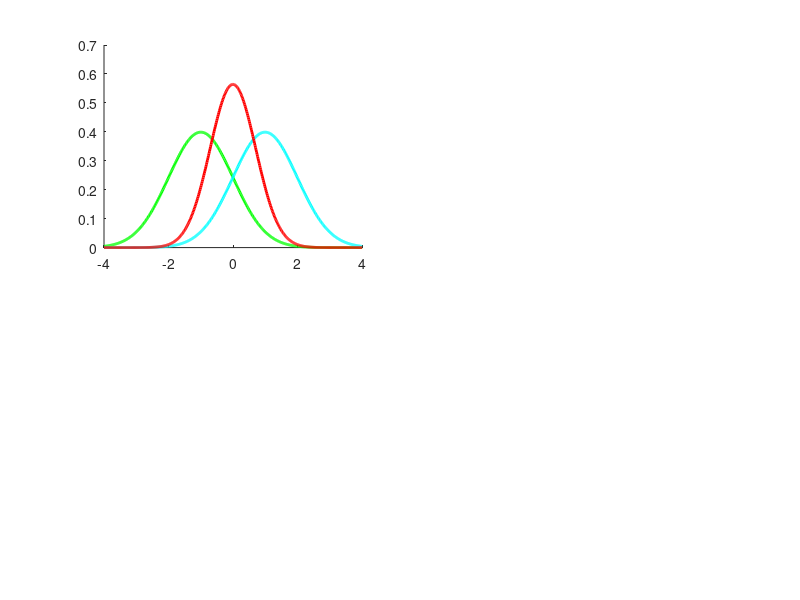

Recreate this plot in MATLAB. (Note: this script raises an error after producing the figure.)
% Code corresponding to Section 4.1 - "Uncertainties in posterior distributions" 
% in the Supplementary Document of the paper "Taming Uncertainty in a Complex 
% World: The Rise of Uncertainty Quantification — A Tutorial for Beginners".
%
% Authors: Nan Chen, Stephen Wiggins, Marios Andreou.
%
% Code: Illustration of Bayes' formula, as a basis for data assimilation, in the
% case of a one dimensional state variable and a single or multiple 
% observation(s)/measurement(s) (MATLAB code).
%
% Info: The Bayesian update as a basis for data assimilation is showcased, where 
% observations are utilized to update our prior beliefs and obtain the optimal 
% posterior distribution. Here we assume the simplified case of both a Gaussian 
% prior as well as likelihood. We also showcase the asymptotic behavior of the 
% posterior statistics, as well as the relative entropy between the prior and 
% posterior Gaussian distributions (posterior distribution is also Gaussian due 
% to the conjugacy), when they are treated as functions of the number of 
% observations. Specifically, the logarithmic growth of the dispersion part of 
% the relative entropy is displayed, which signifies the diminishing returns 
% that stem from unboundedly increasing the number of observations.
%
% MATLAB Toolbox and M-file Requirements:
% 
% Code used to obtain the required m-file scripts and MATLAB toolboxes:
% [fList, pList] = matlab.codetools.requiredFilesAndProducts('Bayes_Formula.m');
%
% M-file Scripts:
%   * Bayes_Formula.m
%
% Toolboxes:
%   * Statistics and Machine Learning Toolbox

%%%%%%%%%%%%%%%%%%%%%%%%%%%%%%%%%%%%%%%%%%%%%%%%%%%%%%%%%%%%%%%%%%%%%%%%%%%%%%%%
%%%%%%%%%%%%%%%%%%%%%%%%%%%%%%%%%%%%%%%%%%%%%%%%%%%%%%%%%%%%%%%%%%%%%%%%%%%%%%%%

%%%%%%%%%%%%%%%%%%%%%%%%%%%%%%%%%%%%%%%%%%%%%%%%%%%%%%%%%%%%%%%%%%%%%%%%%%%%%%%%
%%%%%%%%%%%%%%%%%%%%%%%%%%%% A Single Observation %%%%%%%%%%%%%%%%%%%%%%%%%%%%%%
%%%%%%%%%%%%%%%%%%%%%%%%%%%%%%%%%%%%%%%%%%%%%%%%%%%%%%%%%%%%%%%%%%%%%%%%%%%%%%%%

u = linspace(-4, 4, 500); % Domain of the random state variable
rng(42) % Setting the seed number for consistent and reproducible results

truth = 1; % Truth (true state/value of u)

% Observational noise and noisy observation/measurement.
ro = 1; % Observational noise, namely the variance
g = 1; % Observational operator
v = g * truth + sqrt(ro) * randn; % Observation/measurement

% Prior.
mu_f = -1; % Prior mean
R_f = 1; % Prior variance
p_prior = normpdf(u, mu_f, sqrt(R_f)); % Prior normal distribution

% Likelihood.
p_likelihood = normpdf(u, v, sqrt(ro)); % Normal likelihood

% Kalman gain.
K = R_f * g' * (g * R_f * g' + ro)^(-1);

% Posterior.
mu_a = mu_f + K * (v - g * mu_f); % Posterior mean
R_a = (1 - K * g) * R_f; % Posterior variance
p_posterior = normpdf(u, mu_a, sqrt(R_a)); % Posterior normal distribution

% Plotting the distributions for a single observation.
fig = figure();
subplot(2, 2, 1)
hold on
plot(u, p_prior, 'g', 'LineWidth', 2)
plot(u, p_likelihood, 'c', 'LineWidth', 2)
plot(u, p_posterior, 'r', 'LineWidth', 2)
xline(truth, 'k--', 'LineWidth', 2)
box on
set(gca, 'FontSize', 12);
legend('Prior Distribution', 'Likelihood', 'Posterior Distribution', 'True Value', 'FontSize', 14, 'Location', 'Northwest')
title('(a) Distributions; Single Observation', 'FontSize', 18)
xlabel('u (State Variable)')
ylabel('Probability Density')
xlim([min(u), max(u)])
ylim([0, 2*max([max(p_prior), max(p_likelihood), max(p_posterior)])])

%%%%%%%%%%%%%%%%%%%%%%%%%%%%%%%%%%%%%%%%%%%%%%%%%%%%%%%%%%%%%%%%%%%%%%%%%%%%%%%%
%%%%%%%%%%%%%%%%%%%%%%%%%%%% Multiple Observations %%%%%%%%%%%%%%%%%%%%%%%%%%%%%
%%%%%%%%%%%%%%%%%%%%%%%%%%%%%%%%%%%%%%%%%%%%%%%%%%%%%%%%%%%%%%%%%%%%%%%%%%%%%%%%

% Observational noise and noisy observations/measurements.
L = 10; % Number of observations
ro = 1 * eye(L); % Observational noise, namely the covariance matrix
g = 1 * ones(L, 1); % Observational operator
v = g * truth + sqrtm(ro) * randn(L, 1); % Observations/measurements

% Prior.
mu_f = -1; % Prior mean
R_f = 1; % Prior variance
p_prior = normpdf(u, mu_f, sqrt(R_f)); % Prior normal distribution

% Kalman gain.
K = R_f * g' * (g * R_f * g' + ro)^(-1);

% Posterior.
mu_a = mu_f + K * (v - g * mu_f); % Posterior mean
R_a = (1 - K * g) * R_f; % Posterior variance
p_posterior = normpdf(u, mu_a, sqrt(R_a)); % Posterior normal distribution

% Plotting the distributions for multiple observations.
subplot(2, 2, 2)
hold on
plot(u, p_prior, 'g', 'LineWidth', 2)
plot(u, p_posterior, 'r', 'LineWidth', 2)
xline(truth, 'k--', 'LineWidth', 2)
box on
set(gca, 'FontSize', 12);
legend('Prior Distribution', 'Posterior Distribution', 'True Value', 'FontSize', 14, 'Location', 'Northwest')
title(sprintf('(b) Distributions; L = %d Observations', L), 'FontSize', 18)
xlabel('u (State Variable)')
ylabel('Probability Density')
xlim([min(u), max(u)])
ylim([0, 2*max([max(p_prior), max(p_posterior)])])

%%%%%%%%%%%%%%%%%%%%%%%%%%%%%%%%%%%%%%%%%%%%%%%%%%%%%%%%%%%%%%%%%%%%%%%%%%%%%%%%
%%%%%%%%%%%%%%%%%%%%%%%%%%%%% Asymptotic Behavior %%%%%%%%%%%%%%%%%%%%%%%%%%%%%%
%%%%%%%%%%%%%%%%%%%%%%%%%%%%%%%%%%%%%%%%%%%%%%%%%%%%%%%%%%%%%%%%%%%%%%%%%%%%%%%%

% For each L (i.e. number of observations/measurements), we repeat the 
% experiment Test_num times to obtain the mean behavior and the confidence 
% interval, since the observational noise differs in each test.
Test_num = 100; % Number of times that the experiment will be repeated
L_all = [1, 2, 5, 10, 20, 30, 100, 200, 500]; % Testing different L (number of observations)
mu_all = zeros(length(L_all), Test_num); % Storing the posterior mean for each number of observations (L) and experiment
R_all = zeros(length(L_all), Test_num); % Storing the posterior variance for each number of observations (L) and experiment

for i = 1:length(L_all)
    for j = 1:Test_num
        
        % Observational noise and noisy observations/measurements.
        L = L_all(i); % Number of observations
        ro = 1 * eye(L); % Observational noise, namely the covariance matrix
        g = 1 * ones(L, 1); % Observational operator
        v = g * truth + sqrtm(ro) * randn(L, 1); % Observations/measurements
 
        % Prior.
        mu_f = -1; % Prior mean
        R_f = 1; % Prior variance

        % Kalman gain.
        K = R_f * g' * (g * R_f * g' + ro)^(-1);
        
        % Posterior.
        mu_a = mu_f + K * (v - g * mu_f); % Posterior mean
        R_a = (1 - K * g) * R_f; % Posterior variance

        mu_all(i, j) = mu_a;
        % In fact, R does not change for different values of the random noise, 
        % as the noise only affects the mean while the posterior variance 
        % depends on the observational operator only (in this case the number of 
        % observations, L), but for completeness we store this matrix here.
        R_all(i, j) = R_a; 

    end
end

% Plotting the results for the asymptotic behavior of the posterior mean and
% variance as functions of the number of observations, L, when averaging over 
% the repeated experiments, as well as the information gain (uncertainty 
% reduction) through its signal and dispersion parts when expressed as a 
% function of L.
subplot(2, 2, 3)
hold on
yyaxis left
h1 = plot(L_all, mean(mu_all, 2), 'b', 'LineWidth', 2);
post_upper_mu = mean(mu_all, 2) + 2 * std(mu_all, 0, 2);
post_lower_mu = mean(mu_all, 2) - 2 * std(mu_all, 0, 2);
p = patch([L_all, L_all(end:-1:1)], [post_lower_mu.', post_upper_mu(end:-1:1).'], 'b', 'FaceAlpha', 0.2, 'LineStyle', 'None');
% Posterior mean asymptotes at the limit of (Σ_{l=1,...,L} v_l)/L as L tends to 
% infinity, which in this case ends up being 1 (the true value), since g_l = 1, 
% u = 1 (true value), and because the sum of the Gaussian error terms satisfy 
% E(Σ_{l=1,...,L} ε_l) = 0 and Var(Σ_{l=1,...,L} ε_l) = L/(L+1)^2 -> 0, 
% as L grows to infinity.
h2 = yline(1, 'k--', 'LineWidth', 2); 
ylabel('\mu_a (Posterior Mean)')
yyaxis right
h3 = plot(L_all, mean(R_all, 2), 'Color', [1 0 1], 'LineWidth', 2);
ax = gca; 
ax.YAxis(1).Color = [0 0 1];
ax.YAxis(2).Color = [1 0 1];
box on
set(gca, 'FontSize', 12);
legend([h1, p, h2, h3], 'Posterior Mean', '2 Std Posterior Mean', 'True Value', 'Posterior Variance', 'FontSize', 14, 'Location', 'Southeast')
title('(c) Asymptotic Behavior of Posterior Statistics', 'FontSize', 18)
xlabel('L (Number of Measurements)')
ylabel('R_a (Posterior Variance)')
subplot(2, 2, 4)
signal = 1/2 * (mean(mu_all, 2) - mu_f).^2 / R_f;
dispersion = 1/2 * (mean(R_all, 2) / R_f - 1 - log( mean(R_all, 2) / R_f ));
hold on
yyaxis left
h4 = plot(L_all, signal, 'b', 'LineWidth', 2);
box on
set(gca, 'FontSize', 12);
xlabel('L (Number of Measurements)')
ylabel('Bits')
yyaxis right
hold on
h5 = plot(L_all, dispersion, '-m', 'LineWidth', 2);
h6 = plot(L_all, log( L_all + 1 ) / 2 - L_all / (L_all+1) / 2, '--k', 'LineWidth', 2);
box on
set(gca, 'FontSize', 12);
ax = gca; 
ax.YAxis(1).Color = [0 0 1];
ax.YAxis(2).Color = [1 0 1];
box on
set(gca, 'FontSize', 12);
legend([h4, h5, h6], 'Signal', 'Dispersion', '(ln(L+1)-L/(L+1))/2', 'FontSize', 14, 'Location', 'Southeast')
title('(d) Uncertainty Reduction (Relative Entropy)', 'FontSize', 18)
ylabel('Bits')

fig.WindowState = 'Maximized'; % Maximize the figure window